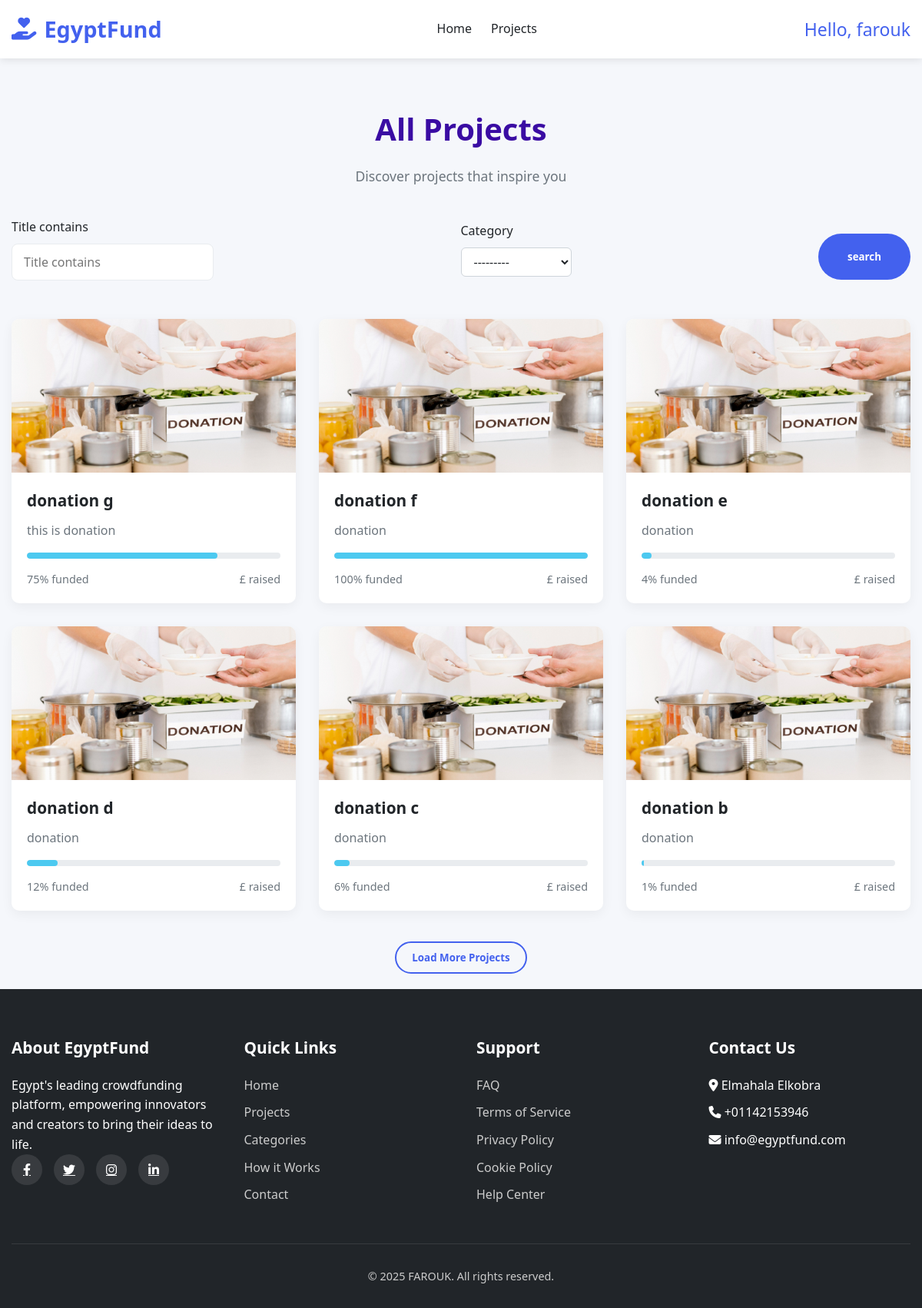
Page /projects/ (signed in) on the committed database.
### pages/models.py (models this page shows, shortened)
class Projects(models.Model):
    owner = models.ForeignKey(User, on_delete=models.CASCADE, related_name='projects')
    title = models.CharField(max_length=100)
    description = models.TextField()
    image = models.ImageField(upload_to='projects/%Y/%m/%d/')
    funded_amount = models.DecimalField(max_digits=10, decimal_places=2)
    donatuion_amount = models.DecimalField(max_digits=10, decimal_places=2)
    donors = models.IntegerField(blank=True, null=True)
    days_left = models.IntegerField(blank=True, null=True)
    about_project = models.TextField(blank=True, null=True)
    amount_goal = models.DecimalField(max_digits=10, decimal_places=2 ,blank=True, null=True)
    start_date = models.DateField(blank=True, null=True)
    end_date = models.DateField(blank=True, null=True)
    category = models.ForeignKey('Categories', on_delete=models.CASCADE, related_name='projects')
    slug = models.SlugField(null=True, blank=True)
    class Meta:
        verbose_name = 'Project'
        verbose_name_plural = 'Projects'

### pages/views.py (the view)
# urls.py: path('projects/', views.projects, name='projects'),
@login_required
def projects(request):
    projects = Projects.objects.all()
    categories =Categories.objects.all()
    myfilter = ProjectFilter(request.GET,queryset=projects)
    projects = myfilter.qs
    return render(request, 'pages/projects.html', {'projects':projects , 'categories' : categories ,'myfilter' : myfilter})

### pages/models.py (called while the page is built)
    def __str__(self):
        return self.name

### templates/pages/projects.html (shortened to what this page needs)
{% extends "base.html" %}
{% load django_bootstrap5 %}
{% block content %}
    <div id="projects" class="page">
        <div class="container">
            <div class="section-title">
                <h2>All Projects</h2>
                <p>Discover projects that inspire you</p>
            </div>
            <form style="display: flex; flex-direction: row; justify-content: space-between; align-items: center; margin-bottom: 30px;">
                {% bootstrap_form myfilter.form %}
                <input type="submit" value="search" class="btn btn-primary" style="height: 60px; width: 120px;">
            </form>
            <div class="projects-grid">
                {% for project in projects %}
                <div class="card project-card" style="{% if forloop.counter > 6 %}display:none;{% endif %}">
                    <div class="project-image">
                        <a href="{% url "project_detail" project.slug %}">
                            <img src="{{ project.image.url }}" alt="Project Image">
                        </a>
                    </div>
                    <div class="project-content">
                        <h3 class="project-title">{{ project.title }}</h3>
                        <p class="project-description">{{ project.description }}</p>
                        <div class="project-progress">
                            <div class="progress-bar" style="width: {{  project.funded_amount|floatformat:0 }}%;"></div>
                        </div>
                        <div class="project-details">
                            <span>{{ project.funded_amount|floatformat:0 }}% funded</span>
                            <span>£{{ project.donation_amount|floatformat:0 }} raised</span>
                        </div>
                    </div>
                </div>
                {% endfor %}
            </div>
            <div style="text-align: center; margin-top: 40px;">
                <button class="btn btn-outline" id="viewAllBtn">Load More Projects</button>
            </div>
        </div>
    </div>
</body>
</html>
{% endblock content %}

### templates/parts/navbar.html (shortened to what this page needs)
{% load static %}
<!DOCTYPE html>
<html lang="en">
<head>
    <link rel="stylesheet" href="https://cdnjs.cloudflare.com/ajax/libs/font-awesome/6.4.0/css/all.min.css">
    <link rel="stylesheet" href="{% static "css/style.css" %}">
<body>
    <header>
        <div class="container">
            <nav class="navbar">
                <a href="{% url "index" %}" class="logo"><i class="fas fa-hand-holding-heart"></i>EgyptFund</a>
                <ul class="nav-links">
                    <li><a href="{% url "index" %}">Home</a></li>
                    <li><a href="{% url "projects" %}">Projects</a></li>
                </ul>
                <div class="user-actions" id="user-actions">
                    {% if request.user.is_authenticated %}
                        <a href="{% url "accounts:profile" %}" style="text-decoration: none ; color: #4361ee; font-size:23px; cursor: pointer; ">Hello, {{user}}</a>
                    {% else %}
                        <a href="{% url "login" %}" class="btn btn-outline">Login</a>
                        <a href="{% url "accounts:signup" %}" class="btn btn-primary">Sign Up</a>
                    {% endif %}
                </div>
            </nav>
        </div>
    </header>

### project/static/css/style.css (style rules this page uses)
* { margin: 0; padding: 0; box-sizing: border-box; font-family: 'Segoe UI', Tahoma, Geneva, Verdana, sans-serif }
:root { --primary: #4361ee; --secondary: #3a0ca3; --accent: #f72585; --light: #f8f9fa; --dark: #212529; --success: #4cc9f0; --warning: #ffd166; --danger: #ef476f; --gray: #6c757d; --light-gray: #e9ecef; }
body { background-color: #f5f7fb; color: var(--dark); line-height: 1.6; transition: all 0.3s ease; }
.container { width: 100%; max-width: 1200px; margin: 0 auto; padding: 0 15px; }
.btn { display: inline-block; padding: 10px 20px; border-radius: 30px; text-decoration: none; font-weight: 600; cursor: pointer; transition: all 0.3s ease; border: none; }
.btn-primary { background-color: var(--primary); color: white; }
.btn-outline { background-color: transparent; border: 2px solid var(--primary); color: var(--primary); }
.card { background: white; border-radius: 10px; box-shadow: 0 5px 15px rgba(0, 0, 0, 0.05); overflow: hidden; transition: transform 0.3s ease, box-shadow 0.3s ease; }
.section-title { text-align: center; margin-bottom: 40px; color: var(--secondary); }
.section-title h2 { font-size: 2.5rem; margin-bottom: 15px; }
.section-title p { color: var(--gray); font-size: 1.1rem; }
.page { display: block; transform: translateY(20px); transition: opacity 0.5s ease, transform 0.5s ease; min-height: calc(100vh - 180px); padding: 40px 0; }
header { background-color: white; box-shadow: 0 2px 10px rgba(0, 0, 0, 0.1); position: sticky; top: 0; z-index: 1000; }
.navbar { display: flex; justify-content: space-between; align-items: center; padding: 15px 0; }
.logo { font-size: 1.8rem; font-weight: 700; color: var(--primary); text-decoration: none; display: flex; align-items: center; }
.logo i { margin-right: 10px; }
.nav-links { display: flex; list-style: none; }
.nav-links li { margin-left: 25px; }
.nav-links a { text-decoration: none; color: var(--dark); font-weight: 500; transition: color 0.3s ease; }
.user-actions { display: flex; align-items: center; }
.user-actions a { margin-left: 15px; }
.projects-grid { display: grid; grid-template-columns: repeat(auto-fit, minmax(300px, 1fr)); gap: 30px; }
.project-card { height: 100%; }
.project-image { height: 200px; overflow: hidden; }
.project-image a img { width: 100%; height: 100%; object-fit: cover; transition: transform 0.5s ease; }
.project-content { padding: 20px; }
.project-title { font-size: 1.3rem; margin-bottom: 10px; }
.project-description { color: var(--gray); margin-bottom: 15px; }
.project-progress { height: 8px; background-color: var(--light-gray); border-radius: 4px; margin-bottom: 15px; overflow: hidden; }
.progress-bar { height: 100%; background-color: var(--success); border-radius: 4px; }
.project-details { display: flex; justify-content: space-between; color: var(--gray); font-size: 0.9rem; }
.form-group { margin-bottom: 20px; }
.form-group label { display: block; margin-bottom: 8px; font-weight: 500; }
.form-control { width: 100%; padding: 12px 15px; border: 1px solid var(--light-gray); border-radius: 8px; font-size: 1rem; transition: border-color 0.3s ease; }
select, select.form-select { display: block; width: 100%; padding: 0.375rem 0.75rem; font-size: 1rem; line-height: 1.5; color: #212529; background-color: #fff; border: 1px solid #ced4da; border-radius: 0.375rem; transition: border-color .15s ease-in-out, box-shadow .15s ease-in-out; }

### rows in the picture
Projects: image (picture), title "donation g", description "this is donation", funded_amount "75"
Projects: image (picture), title "donation f", description "donation", funded_amount "100"
Projects: image (picture), title "donation e", description "donation", funded_amount "4"
Projects: image (picture), title "donation d", description "donation", funded_amount "12"
Projects: image (picture), title "donation c", description "donation", funded_amount "6"
Projects: image (picture), title "donation b", description "donation", funded_amount "1"

### other values in the picture
{{ user }} "farouk"
